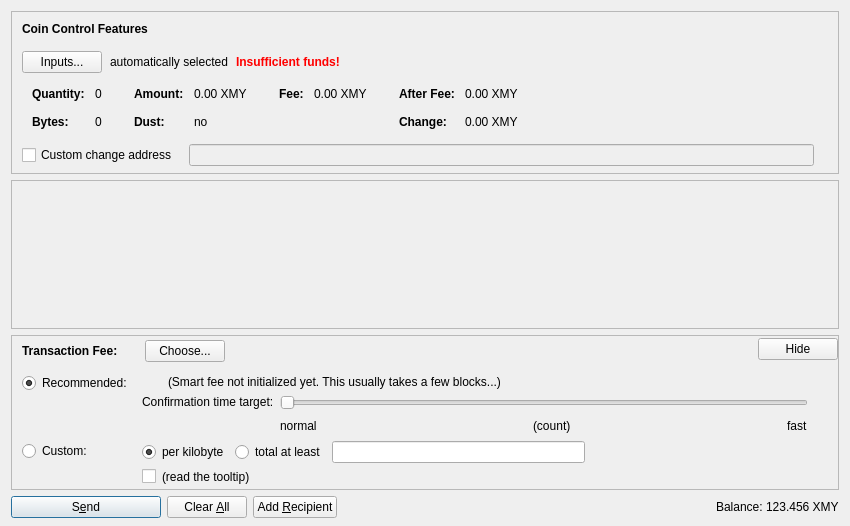
<?xml version="1.0" encoding="UTF-8"?>
<ui version="4.0">
 <class>SendCoinsDialog</class>
 <widget class="QDialog" name="SendCoinsDialog">
  <property name="geometry">
   <rect>
    <x>0</x>
    <y>0</y>
    <width>850</width>
    <height>526</height>
   </rect>
  </property>
  <property name="windowTitle">
   <string>Send Coins</string>
  </property>
  <layout class="QVBoxLayout" name="verticalLayout" stretch="0,1,0,0">
   <property name="bottomMargin">
    <number>8</number>
   </property>
   <item>
    <widget class="QFrame" name="frameCoinControl">
     <property name="sizePolicy">
      <sizepolicy hsizetype="Expanding" vsizetype="Expanding">
       <horstretch>0</horstretch>
       <verstretch>0</verstretch>
      </sizepolicy>
     </property>
     <property name="maximumSize">
      <size>
       <width>16777215</width>
       <height>16777215</height>
      </size>
     </property>
     <property name="frameShape">
      <enum>QFrame::StyledPanel</enum>
     </property>
     <property name="frameShadow">
      <enum>QFrame::Sunken</enum>
     </property>
     <layout class="QVBoxLayout" name="verticalLayoutCoinControl2">
      <property name="spacing">
       <number>0</number>
      </property>
      <property name="leftMargin">
       <number>0</number>
      </property>
      <property name="topMargin">
       <number>0</number>
      </property>
      <property name="rightMargin">
       <number>0</number>
      </property>
      <property name="bottomMargin">
       <number>6</number>
      </property>
      <item>
       <layout class="QVBoxLayout" name="verticalLayoutCoinControl" stretch="0,0,0,0,1">
        <property name="spacing">
         <number>0</number>
        </property>
        <property name="leftMargin">
         <number>10</number>
        </property>
        <property name="topMargin">
         <number>10</number>
        </property>
        <item>
         <layout class="QHBoxLayout" name="horizontalLayoutCoinControl1">
          <property name="bottomMargin">
           <number>15</number>
          </property>
          <item>
           <widget class="QLabel" name="labelCoinControlFeatures">
            <property name="sizePolicy">
             <sizepolicy hsizetype="Preferred" vsizetype="Maximum">
              <horstretch>0</horstretch>
              <verstretch>0</verstretch>
             </sizepolicy>
            </property>
            <property name="font">
             <font>
              <weight>75</weight>
              <bold>true</bold>
             </font>
            </property>
            <property name="styleSheet">
             <string notr="true">font-weight:bold;</string>
            </property>
            <property name="text">
             <string>Coin Control Features</string>
            </property>
           </widget>
          </item>
         </layout>
        </item>
        <item>
         <layout class="QHBoxLayout" name="horizontalLayoutCoinControl2" stretch="0,0,0,0">
          <property name="spacing">
           <number>8</number>
          </property>
          <property name="bottomMargin">
           <number>10</number>
          </property>
          <item>
           <widget class="QPushButton" name="pushButtonCoinControl">
            <property name="styleSheet">
             <string notr="true"/>
            </property>
            <property name="text">
             <string>Inputs...</string>
            </property>
            <property name="autoDefault">
             <bool>false</bool>
            </property>
           </widget>
          </item>
          <item>
           <widget class="QLabel" name="labelCoinControlAutomaticallySelected">
            <property name="text">
             <string>automatically selected</string>
            </property>
            <property name="margin">
             <number>5</number>
            </property>
           </widget>
          </item>
          <item>
           <widget class="QLabel" name="labelCoinControlInsuffFunds">
            <property name="font">
             <font>
              <weight>75</weight>
              <bold>true</bold>
             </font>
            </property>
            <property name="styleSheet">
             <string notr="true">color:red;font-weight:bold;</string>
            </property>
            <property name="text">
             <string>Insufficient funds!</string>
            </property>
            <property name="margin">
             <number>5</number>
            </property>
           </widget>
          </item>
          <item>
           <spacer name="horizontalSpacerCoinControl">
            <property name="orientation">
             <enum>Qt::Horizontal</enum>
            </property>
            <property name="sizeHint" stdset="0">
             <size>
              <width>40</width>
              <height>1</height>
             </size>
            </property>
           </spacer>
          </item>
         </layout>
        </item>
        <item>
         <widget class="QWidget" name="widgetCoinControl" native="true">
          <property name="sizePolicy">
           <sizepolicy hsizetype="Preferred" vsizetype="Preferred">
            <horstretch>0</horstretch>
            <verstretch>0</verstretch>
           </sizepolicy>
          </property>
          <property name="minimumSize">
           <size>
            <width>0</width>
            <height>0</height>
           </size>
          </property>
          <property name="styleSheet">
           <string notr="true"/>
          </property>
          <layout class="QHBoxLayout" name="horizontalLayoutCoinControl5">
           <property name="leftMargin">
            <number>0</number>
           </property>
           <property name="topMargin">
            <number>0</number>
           </property>
           <property name="rightMargin">
            <number>0</number>
           </property>
           <property name="bottomMargin">
            <number>0</number>
           </property>
           <item>
            <layout class="QHBoxLayout" name="horizontalLayoutCoinControl3" stretch="0,0,0,1">
             <property name="spacing">
              <number>20</number>
             </property>
             <property name="topMargin">
              <number>0</number>
             </property>
             <property name="bottomMargin">
              <number>10</number>
             </property>
             <item>
              <layout class="QFormLayout" name="formLayoutCoinControl1">
               <property name="horizontalSpacing">
                <number>10</number>
               </property>
               <property name="verticalSpacing">
                <number>14</number>
               </property>
               <property name="leftMargin">
                <number>10</number>
               </property>
               <property name="topMargin">
                <number>4</number>
               </property>
               <property name="rightMargin">
                <number>6</number>
               </property>
               <item row="0" column="0">
                <widget class="QLabel" name="labelCoinControlQuantityText">
                 <property name="font">
                  <font>
                   <weight>75</weight>
                   <bold>true</bold>
                  </font>
                 </property>
                 <property name="text">
                  <string>Quantity:</string>
                 </property>
                 <property name="margin">
                  <number>0</number>
                 </property>
                </widget>
               </item>
               <item row="0" column="1">
                <widget class="QLabel" name="labelCoinControlQuantity">
                 <property name="cursor">
                  <cursorShape>IBeamCursor</cursorShape>
                 </property>
                 <property name="contextMenuPolicy">
                  <enum>Qt::ActionsContextMenu</enum>
                 </property>
                 <property name="text">
                  <string notr="true">0</string>
                 </property>
                 <property name="margin">
                  <number>0</number>
                 </property>
                 <property name="textInteractionFlags">
                  <set>Qt::LinksAccessibleByMouse|Qt::TextSelectableByKeyboard|Qt::TextSelectableByMouse</set>
                 </property>
                </widget>
               </item>
               <item row="1" column="0">
                <widget class="QLabel" name="labelCoinControlBytesText">
                 <property name="font">
                  <font>
                   <weight>75</weight>
                   <bold>true</bold>
                  </font>
                 </property>
                 <property name="text">
                  <string>Bytes:</string>
                 </property>
                </widget>
               </item>
               <item row="1" column="1">
                <widget class="QLabel" name="labelCoinControlBytes">
                 <property name="cursor">
                  <cursorShape>IBeamCursor</cursorShape>
                 </property>
                 <property name="contextMenuPolicy">
                  <enum>Qt::ActionsContextMenu</enum>
                 </property>
                 <property name="text">
                  <string notr="true">0</string>
                 </property>
                 <property name="textInteractionFlags">
                  <set>Qt::LinksAccessibleByMouse|Qt::TextSelectableByKeyboard|Qt::TextSelectableByMouse</set>
                 </property>
                </widget>
               </item>
              </layout>
             </item>
             <item>
              <layout class="QFormLayout" name="formLayoutCoinControl2">
               <property name="horizontalSpacing">
                <number>10</number>
               </property>
               <property name="verticalSpacing">
                <number>14</number>
               </property>
               <property name="leftMargin">
                <number>6</number>
               </property>
               <property name="topMargin">
                <number>4</number>
               </property>
               <property name="rightMargin">
                <number>6</number>
               </property>
               <item row="0" column="0">
                <widget class="QLabel" name="labelCoinControlAmountText">
                 <property name="font">
                  <font>
                   <weight>75</weight>
                   <bold>true</bold>
                  </font>
                 </property>
                 <property name="text">
                  <string>Amount:</string>
                 </property>
                 <property name="margin">
                  <number>0</number>
                 </property>
                </widget>
               </item>
               <item row="0" column="1">
                <widget class="QLabel" name="labelCoinControlAmount">
                 <property name="cursor">
                  <cursorShape>IBeamCursor</cursorShape>
                 </property>
                 <property name="contextMenuPolicy">
                  <enum>Qt::ActionsContextMenu</enum>
                 </property>
                 <property name="text">
                  <string notr="true">0.00 XMY</string>
                 </property>
                 <property name="textInteractionFlags">
                  <set>Qt::LinksAccessibleByMouse|Qt::TextSelectableByKeyboard|Qt::TextSelectableByMouse</set>
                 </property>
                </widget>
               </item>
               <item row="1" column="0">
                <widget class="QLabel" name="labelCoinControlLowOutputText">
                 <property name="font">
                  <font>
                   <weight>75</weight>
                   <bold>true</bold>
                  </font>
                 </property>
                 <property name="text">
                  <string>Dust:</string>
                 </property>
                </widget>
               </item>
               <item row="1" column="1">
                <widget class="QLabel" name="labelCoinControlLowOutput">
                 <property name="cursor">
                  <cursorShape>IBeamCursor</cursorShape>
                 </property>
                 <property name="contextMenuPolicy">
                  <enum>Qt::ActionsContextMenu</enum>
                 </property>
                 <property name="text">
                  <string notr="true">no</string>
                 </property>
                 <property name="textInteractionFlags">
                  <set>Qt::LinksAccessibleByMouse|Qt::TextSelectableByKeyboard|Qt::TextSelectableByMouse</set>
                 </property>
                </widget>
               </item>
              </layout>
             </item>
             <item>
              <layout class="QFormLayout" name="formLayoutCoinControl3">
               <property name="horizontalSpacing">
                <number>10</number>
               </property>
               <property name="verticalSpacing">
                <number>14</number>
               </property>
               <property name="leftMargin">
                <number>6</number>
               </property>
               <property name="topMargin">
                <number>4</number>
               </property>
               <property name="rightMargin">
                <number>6</number>
               </property>
               <item row="0" column="0">
                <widget class="QLabel" name="labelCoinControlFeeText">
                 <property name="font">
                  <font>
                   <weight>75</weight>
                   <bold>true</bold>
                  </font>
                 </property>
                 <property name="text">
                  <string>Fee:</string>
                 </property>
                 <property name="margin">
                  <number>0</number>
                 </property>
                </widget>
               </item>
               <item row="0" column="1">
                <widget class="QLabel" name="labelCoinControlFee">
                 <property name="cursor">
                  <cursorShape>IBeamCursor</cursorShape>
                 </property>
                 <property name="contextMenuPolicy">
                  <enum>Qt::ActionsContextMenu</enum>
                 </property>
                 <property name="text">
                  <string notr="true">0.00 XMY</string>
                 </property>
                 <property name="textInteractionFlags">
                  <set>Qt::LinksAccessibleByMouse|Qt::TextSelectableByKeyboard|Qt::TextSelectableByMouse</set>
                 </property>
                </widget>
               </item>
              </layout>
             </item>
             <item>
              <layout class="QFormLayout" name="formLayoutCoinControl4">
               <property name="horizontalSpacing">
                <number>10</number>
               </property>
               <property name="verticalSpacing">
                <number>14</number>
               </property>
               <property name="leftMargin">
                <number>6</number>
               </property>
               <property name="topMargin">
                <number>4</number>
               </property>
               <property name="rightMargin">
                <number>6</number>
               </property>
               <item row="0" column="0">
                <widget class="QLabel" name="labelCoinControlAfterFeeText">
                 <property name="font">
                  <font>
                   <weight>75</weight>
                   <bold>true</bold>
                  </font>
                 </property>
                 <property name="text">
                  <string>After Fee:</string>
                 </property>
                 <property name="margin">
                  <number>0</number>
                 </property>
                </widget>
               </item>
               <item row="0" column="1">
                <widget class="QLabel" name="labelCoinControlAfterFee">
                 <property name="cursor">
                  <cursorShape>IBeamCursor</cursorShape>
                 </property>
                 <property name="contextMenuPolicy">
                  <enum>Qt::ActionsContextMenu</enum>
                 </property>
                 <property name="text">
                  <string notr="true">0.00 XMY</string>
                 </property>
                 <property name="textInteractionFlags">
                  <set>Qt::LinksAccessibleByMouse|Qt::TextSelectableByKeyboard|Qt::TextSelectableByMouse</set>
                 </property>
                </widget>
               </item>
               <item row="1" column="0">
                <widget class="QLabel" name="labelCoinControlChangeText">
                 <property name="font">
                  <font>
                   <weight>75</weight>
                   <bold>true</bold>
                  </font>
                 </property>
                 <property name="text">
                  <string>Change:</string>
                 </property>
                </widget>
               </item>
               <item row="1" column="1">
                <widget class="QLabel" name="labelCoinControlChange">
                 <property name="cursor">
                  <cursorShape>IBeamCursor</cursorShape>
                 </property>
                 <property name="contextMenuPolicy">
                  <enum>Qt::ActionsContextMenu</enum>
                 </property>
                 <property name="text">
                  <string notr="true">0.00 XMY</string>
                 </property>
                 <property name="textInteractionFlags">
                  <set>Qt::LinksAccessibleByMouse|Qt::TextSelectableByKeyboard|Qt::TextSelectableByMouse</set>
                 </property>
                </widget>
               </item>
              </layout>
             </item>
            </layout>
           </item>
          </layout>
         </widget>
        </item>
        <item>
         <layout class="QHBoxLayout" name="horizontalLayoutCoinControl4" stretch="0,0,0">
          <property name="spacing">
           <number>12</number>
          </property>
          <property name="sizeConstraint">
           <enum>QLayout::SetDefaultConstraint</enum>
          </property>
          <property name="topMargin">
           <number>5</number>
          </property>
          <property name="rightMargin">
           <number>5</number>
          </property>
          <item>
           <widget class="QCheckBox" name="checkBoxCoinControlChange">
            <property name="toolTip">
             <string>If this is activated, but the change address is empty or invalid, change will be sent to a newly generated address.</string>
            </property>
            <property name="text">
             <string>Custom change address</string>
            </property>
           </widget>
          </item>
          <item>
           <widget class="QValidatedLineEdit" name="lineEditCoinControlChange">
            <property name="enabled">
             <bool>false</bool>
            </property>
            <property name="sizePolicy">
             <sizepolicy hsizetype="Expanding" vsizetype="Fixed">
              <horstretch>0</horstretch>
              <verstretch>0</verstretch>
             </sizepolicy>
            </property>
           </widget>
          </item>
          <item>
           <widget class="QLabel" name="labelCoinControlChangeLabel">
            <property name="sizePolicy">
             <sizepolicy hsizetype="Preferred" vsizetype="Expanding">
              <horstretch>0</horstretch>
              <verstretch>0</verstretch>
             </sizepolicy>
            </property>
            <property name="minimumSize">
             <size>
              <width>0</width>
              <height>0</height>
             </size>
            </property>
            <property name="text">
             <string/>
            </property>
            <property name="margin">
             <number>3</number>
            </property>
           </widget>
          </item>
         </layout>
        </item>
        <item>
         <spacer name="verticalSpacerCoinControl">
          <property name="orientation">
           <enum>Qt::Vertical</enum>
          </property>
          <property name="sizeHint" stdset="0">
           <size>
            <width>800</width>
            <height>1</height>
           </size>
          </property>
         </spacer>
        </item>
       </layout>
      </item>
     </layout>
    </widget>
   </item>
   <item>
    <widget class="QScrollArea" name="scrollArea">
     <property name="widgetResizable">
      <bool>true</bool>
     </property>
     <widget class="QWidget" name="scrollAreaWidgetContents">
      <property name="geometry">
       <rect>
        <x>0</x>
        <y>0</y>
        <width>830</width>
        <height>104</height>
       </rect>
      </property>
      <layout class="QVBoxLayout" name="verticalLayout_2" stretch="0,1">
       <property name="leftMargin">
        <number>0</number>
       </property>
       <property name="topMargin">
        <number>0</number>
       </property>
       <property name="rightMargin">
        <number>0</number>
       </property>
       <property name="bottomMargin">
        <number>0</number>
       </property>
       <item>
        <layout class="QVBoxLayout" name="entries">
         <property name="spacing">
          <number>6</number>
         </property>
        </layout>
       </item>
       <item>
        <spacer name="verticalSpacer">
         <property name="orientation">
          <enum>Qt::Vertical</enum>
         </property>
         <property name="sizeHint" stdset="0">
          <size>
           <width>20</width>
           <height>40</height>
          </size>
         </property>
        </spacer>
       </item>
      </layout>
     </widget>
    </widget>
   </item>
   <item>
    <widget class="QFrame" name="frameFee">
     <property name="sizePolicy">
      <sizepolicy hsizetype="Expanding" vsizetype="Expanding">
       <horstretch>0</horstretch>
       <verstretch>0</verstretch>
      </sizepolicy>
     </property>
     <property name="maximumSize">
      <size>
       <width>16777215</width>
       <height>16777215</height>
      </size>
     </property>
     <property name="frameShape">
      <enum>QFrame::StyledPanel</enum>
     </property>
     <property name="frameShadow">
      <enum>QFrame::Sunken</enum>
     </property>
     <layout class="QVBoxLayout" name="verticalLayoutFee1">
      <property name="spacing">
       <number>0</number>
      </property>
      <property name="leftMargin">
       <number>0</number>
      </property>
      <property name="topMargin">
       <number>0</number>
      </property>
      <property name="rightMargin">
       <number>0</number>
      </property>
      <property name="bottomMargin">
       <number>0</number>
      </property>
      <item>
       <layout class="QVBoxLayout" name="verticalLayoutFee2" stretch="0,0,0">
        <property name="spacing">
         <number>0</number>
        </property>
        <property name="leftMargin">
         <number>10</number>
        </property>
        <property name="topMargin">
         <number>0</number>
        </property>
        <item>
         <layout class="QHBoxLayout" name="horizontalLayoutFee1">
          <property name="bottomMargin">
           <number>0</number>
          </property>
          <item>
           <layout class="QVBoxLayout" name="verticalLayoutFee7">
            <property name="spacing">
             <number>0</number>
            </property>
            <item>
             <spacer name="verticalSpacerSmartFee">
              <property name="orientation">
               <enum>Qt::Vertical</enum>
              </property>
              <property name="sizeType">
               <enum>QSizePolicy::Fixed</enum>
              </property>
              <property name="sizeHint" stdset="0">
               <size>
                <width>1</width>
                <height>4</height>
               </size>
              </property>
             </spacer>
            </item>
            <item>
             <layout class="QHBoxLayout" name="horizontalLayoutSmartFee">
              <property name="spacing">
               <number>10</number>
              </property>
              <item>
               <widget class="QLabel" name="labelFeeHeadline">
                <property name="sizePolicy">
                 <sizepolicy hsizetype="Preferred" vsizetype="Maximum">
                  <horstretch>0</horstretch>
                  <verstretch>0</verstretch>
                 </sizepolicy>
                </property>
                <property name="font">
                 <font>
                  <weight>75</weight>
                  <bold>true</bold>
                 </font>
                </property>
                <property name="styleSheet">
                 <string notr="true">font-weight:bold;</string>
                </property>
                <property name="text">
                 <string>Transaction Fee:</string>
                </property>
               </widget>
              </item>
              <item>
               <widget class="QLabel" name="labelFeeMinimized">
                <property name="text">
                 <string/>
                </property>
               </widget>
              </item>
              <item>
               <widget class="QPushButton" name="buttonChooseFee">
                <property name="text">
                 <string>Choose...</string>
                </property>
               </widget>
              </item>
             </layout>
            </item>
            <item>
             <spacer name="verticalSpacer_5">
              <property name="orientation">
               <enum>Qt::Vertical</enum>
              </property>
              <property name="sizeHint" stdset="0">
               <size>
                <width>1</width>
                <height>1</height>
               </size>
              </property>
             </spacer>
            </item>
           </layout>
          </item>
          <item>
           <spacer name="horizontalSpacer_4">
            <property name="orientation">
             <enum>Qt::Horizontal</enum>
            </property>
            <property name="sizeHint" stdset="0">
             <size>
              <width>40</width>
              <height>20</height>
             </size>
            </property>
           </spacer>
          </item>
          <item>
           <widget class="QPushButton" name="buttonMinimizeFee">
            <property name="toolTip">
             <string>collapse fee-settings</string>
            </property>
            <property name="text">
             <string>Hide</string>
            </property>
           </widget>
          </item>
         </layout>
        </item>
        <item>
         <widget class="QFrame" name="frameFeeSelection">
          <layout class="QVBoxLayout" name="verticalLayoutFee12">
           <property name="spacing">
            <number>0</number>
           </property>
           <property name="leftMargin">
            <number>0</number>
           </property>
           <property name="topMargin">
            <number>0</number>
           </property>
           <property name="rightMargin">
            <number>0</number>
           </property>
           <property name="bottomMargin">
            <number>0</number>
           </property>
           <item>
            <layout class="QGridLayout" name="gridLayoutFee">
             <property name="topMargin">
              <number>10</number>
             </property>
             <property name="bottomMargin">
              <number>4</number>
             </property>
             <property name="horizontalSpacing">
              <number>10</number>
             </property>
             <property name="verticalSpacing">
              <number>4</number>
             </property>
             <item row="1" column="1">
              <layout class="QVBoxLayout" name="verticalLayoutFee8">
               <property name="spacing">
                <number>6</number>
               </property>
               <item>
                <layout class="QHBoxLayout" name="horizontalLayoutFee13">
                 <item>
                  <widget class="QRadioButton" name="radioCustomPerKilobyte">
                   <property name="toolTip">
                    <string>If the custom fee is set to 1000 satoshis and the transaction is only 250 bytes, then &quot;per kilobyte&quot; only pays 250 satoshis in fee, while &quot;total at least&quot; pays 1000 satoshis. For transactions bigger than a kilobyte both pay by kilobyte.</string>
                   </property>
                   <property name="text">
                    <string>per kilobyte</string>
                   </property>
                   <property name="checked">
                    <bool>true</bool>
                   </property>
                   <attribute name="buttonGroup">
                    <string notr="true">groupCustomFee</string>
                   </attribute>
                  </widget>
                 </item>
                 <item>
                  <widget class="QRadioButton" name="radioCustomAtLeast">
                   <property name="toolTip">
                    <string>If the custom fee is set to 1000 satoshis and the transaction is only 250 bytes, then &quot;per kilobyte&quot; only pays 250 satoshis in fee, while &quot;total at least&quot; pays 1000 satoshis. For transactions bigger than a kilobyte both pay by kilobyte.</string>
                   </property>
                   <property name="text">
                    <string>total at least</string>
                   </property>
                   <attribute name="buttonGroup">
                    <string notr="true">groupCustomFee</string>
                   </attribute>
                  </widget>
                 </item>
                 <item>
                  <widget class="BitcoinAmountField" name="customFee"/>
                 </item>
                 <item>
                  <spacer name="horizontalSpacer_6">
                   <property name="orientation">
                    <enum>Qt::Horizontal</enum>
                   </property>
                   <property name="sizeHint" stdset="0">
                    <size>
                     <width>1</width>
                     <height>1</height>
                    </size>
                   </property>
                  </spacer>
                 </item>
                </layout>
               </item>
               <item>
                <layout class="QHBoxLayout" name="horizontalLayoutFee8">
                 <item>
                  <widget class="QCheckBox" name="checkBoxMinimumFee">
                   <property name="toolTip">
                    <string>Paying only the minimum fee is just fine as long as there is less transaction volume than space in the blocks. But be aware that this can end up in a never confirming transaction once there is more demand for Myriad transactions than the network can process.</string>
                   </property>
                   <property name="text">
                    <string/>
                   </property>
                  </widget>
                 </item>
                 <item>
                  <widget class="QLabel" name="labelMinFeeWarning">
                   <property name="enabled">
                    <bool>true</bool>
                   </property>
                   <property name="toolTip">
                    <string>Paying only the minimum fee is just fine as long as there is less transaction volume than space in the blocks. But be aware that this can end up in a never confirming transaction once there is more demand for Myriad transactions than the network can process.</string>
                   </property>
                   <property name="text">
                    <string>(read the tooltip)</string>
                   </property>
                   <property name="margin">
                    <number>5</number>
                   </property>
                  </widget>
                 </item>
                 <item>
                  <spacer name="horizontalSpacer_2">
                   <property name="orientation">
                    <enum>Qt::Horizontal</enum>
                   </property>
                   <property name="sizeHint" stdset="0">
                    <size>
                     <width>1</width>
                     <height>1</height>
                    </size>
                   </property>
                  </spacer>
                 </item>
                </layout>
               </item>
              </layout>
             </item>
             <item row="0" column="0">
              <layout class="QVBoxLayout" name="verticalLayoutFee4" stretch="0,1">
               <item>
                <widget class="QRadioButton" name="radioSmartFee">
                 <property name="text">
                  <string>Recommended:</string>
                 </property>
                 <property name="checked">
                  <bool>true</bool>
                 </property>
                 <attribute name="buttonGroup">
                  <string notr="true">groupFee</string>
                 </attribute>
                </widget>
               </item>
               <item>
                <spacer name="verticalSpacer_2">
                 <property name="orientation">
                  <enum>Qt::Vertical</enum>
                 </property>
                 <property name="sizeHint" stdset="0">
                  <size>
                   <width>1</width>
                   <height>1</height>
                  </size>
                 </property>
                </spacer>
               </item>
              </layout>
             </item>
             <item row="1" column="0">
              <layout class="QVBoxLayout" name="verticalLayoutFee9" stretch="0,1">
               <item>
                <widget class="QRadioButton" name="radioCustomFee">
                 <property name="text">
                  <string>Custom:</string>
                 </property>
                 <attribute name="buttonGroup">
                  <string notr="true">groupFee</string>
                 </attribute>
                </widget>
               </item>
               <item>
                <spacer name="verticalSpacer_6">
                 <property name="orientation">
                  <enum>Qt::Vertical</enum>
                 </property>
                 <property name="sizeHint" stdset="0">
                  <size>
                   <width>1</width>
                   <height>1</height>
                  </size>
                 </property>
                </spacer>
               </item>
              </layout>
             </item>
             <item row="0" column="1">
              <layout class="QVBoxLayout" name="verticalLayoutFee3" stretch="0,0,1">
               <property name="spacing">
                <number>6</number>
               </property>
               <property name="topMargin">
                <number>2</number>
               </property>
               <item>
                <layout class="QHBoxLayout" name="horizontalLayoutFee12">
                 <item>
                  <widget class="QLabel" name="labelSmartFee">
                   <property name="text">
                    <string/>
                   </property>
                   <property name="margin">
                    <number>2</number>
                   </property>
                  </widget>
                 </item>
                 <item>
                  <widget class="QLabel" name="labelFeeEstimation">
                   <property name="text">
                    <string/>
                   </property>
                  </widget>
                 </item>
                 <item>
                  <widget class="QLabel" name="labelSmartFee2">
                   <property name="text">
                    <string>(Smart fee not initialized yet. This usually takes a few blocks...)</string>
                   </property>
                   <property name="margin">
                    <number>2</number>
                   </property>
                  </widget>
                 </item>
                 <item>
                  <spacer name="horizontalSpacer_5">
                   <property name="orientation">
                    <enum>Qt::Horizontal</enum>
                   </property>
                   <property name="sizeHint" stdset="0">
                    <size>
                     <width>1</width>
                     <height>1</height>
                    </size>
                   </property>
                  </spacer>
                 </item>
                </layout>
               </item>
               <item>
                <layout class="QHBoxLayout" name="horizontalLayoutFee9">
                 <item>
                  <layout class="QVBoxLayout" name="verticalLayoutFee6">
                   <item>
                    <widget class="QLabel" name="labelSmartFee3">
                     <property name="text">
                      <string>Confirmation time target:</string>
                     </property>
                     <property name="margin">
                      <number>2</number>
                     </property>
                    </widget>
                   </item>
                   <item>
                    <spacer name="verticalSpacer_3">
                     <property name="orientation">
                      <enum>Qt::Vertical</enum>
                     </property>
                     <property name="sizeHint" stdset="0">
                      <size>
                       <width>1</width>
                       <height>1</height>
                      </size>
                     </property>
                    </spacer>
                   </item>
                  </layout>
                 </item>
                 <item>
                  <layout class="QVBoxLayout" name="verticalLayoutFee5">
                   <property name="rightMargin">
                    <number>30</number>
                   </property>
                   <item>
                    <widget class="QSlider" name="sliderSmartFee">
                     <property name="minimum">
                      <number>0</number>
                     </property>
                     <property name="maximum">
                      <number>23</number>
                     </property>
                     <property name="pageStep">
                      <number>1</number>
                     </property>
                     <property name="value">
                      <number>0</number>
                     </property>
                     <property name="orientation">
                      <enum>Qt::Horizontal</enum>
                     </property>
                     <property name="invertedAppearance">
                      <bool>false</bool>
                     </property>
                     <property name="invertedControls">
                      <bool>false</bool>
                     </property>
                     <property name="tickPosition">
                      <enum>QSlider::NoTicks</enum>
                     </property>
                    </widget>
                   </item>
                   <item>
                    <layout class="QHBoxLayout" name="horizontalLayoutFee10">
                     <item>
                      <widget class="QLabel" name="labelSmartFeeNormal">
                       <property name="text">
                        <string>normal</string>
                       </property>
                      </widget>
                     </item>
                     <item>
                      <spacer name="horizontalSpacer_7">
                       <property name="orientation">
                        <enum>Qt::Horizontal</enum>
                       </property>
                       <property name="sizeHint" stdset="0">
                        <size>
                         <width>40</width>
                         <height>20</height>
                        </size>
                       </property>
                      </spacer>
                     </item>
                     <item>
                      <widget class="QLabel" name="confirmationTargetLabel">
                       <property name="text">
                        <string notr="true">(count)</string>
                       </property>
                      </widget>
                     </item>
                     <item>
                      <spacer name="horizontalSpacer_3">
                       <property name="orientation">
                        <enum>Qt::Horizontal</enum>
                       </property>
                       <property name="sizeHint" stdset="0">
                        <size>
                         <width>40</width>
                         <height>20</height>
                        </size>
                       </property>
                      </spacer>
                     </item>
                     <item>
                      <widget class="QLabel" name="labelSmartFeeFast">
                       <property name="text">
                        <string>fast</string>
                       </property>
                      </widget>
                     </item>
                    </layout>
                   </item>
                  </layout>
                 </item>
                </layout>
               </item>
               <item>
                <spacer name="verticalSpacer_4">
                 <property name="orientation">
                  <enum>Qt::Vertical</enum>
                 </property>
                 <property name="sizeHint" stdset="0">
                  <size>
                   <width>1</width>
                   <height>1</height>
                  </size>
                 </property>
                </spacer>
               </item>
              </layout>
             </item>
            </layout>
           </item>
          </layout>
         </widget>
        </item>
        <item>
         <spacer name="verticalSpacerFee">
          <property name="orientation">
           <enum>Qt::Vertical</enum>
          </property>
          <property name="sizeHint" stdset="0">
           <size>
            <width>800</width>
            <height>1</height>
           </size>
          </property>
         </spacer>
        </item>
       </layout>
      </item>
     </layout>
    </widget>
   </item>
   <item>
    <layout class="QHBoxLayout" name="horizontalLayout">
     <item>
      <widget class="QPushButton" name="sendButton">
       <property name="minimumSize">
        <size>
         <width>150</width>
         <height>0</height>
        </size>
       </property>
       <property name="toolTip">
        <string>Confirm the send action</string>
       </property>
       <property name="text">
        <string>S&amp;end</string>
       </property>
       <property name="icon">
        <iconset resource="../bitcoin.qrc">
         <normaloff>:/icons/send</normaloff>:/icons/send</iconset>
       </property>
       <property name="autoDefault">
        <bool>false</bool>
       </property>
       <property name="default">
        <bool>true</bool>
       </property>
      </widget>
     </item>
     <item>
      <widget class="QPushButton" name="clearButton">
       <property name="sizePolicy">
        <sizepolicy hsizetype="Minimum" vsizetype="Fixed">
         <horstretch>0</horstretch>
         <verstretch>0</verstretch>
        </sizepolicy>
       </property>
       <property name="toolTip">
        <string>Clear all fields of the form.</string>
       </property>
       <property name="text">
        <string>Clear &amp;All</string>
       </property>
       <property name="icon">
        <iconset resource="../bitcoin.qrc">
         <normaloff>:/icons/remove</normaloff>:/icons/remove</iconset>
       </property>
       <property name="autoDefault">
        <bool>false</bool>
       </property>
      </widget>
     </item>
     <item>
      <widget class="QPushButton" name="addButton">
       <property name="toolTip">
        <string>Send to multiple recipients at once</string>
       </property>
       <property name="text">
        <string>Add &amp;Recipient</string>
       </property>
       <property name="icon">
        <iconset resource="../bitcoin.qrc">
         <normaloff>:/icons/add</normaloff>:/icons/add</iconset>
       </property>
       <property name="autoDefault">
        <bool>false</bool>
       </property>
      </widget>
     </item>
     <item>
      <spacer name="horizontalSpacer">
       <property name="orientation">
        <enum>Qt::Horizontal</enum>
       </property>
       <property name="sizeHint" stdset="0">
        <size>
         <width>40</width>
         <height>20</height>
        </size>
       </property>
      </spacer>
     </item>
     <item>
      <layout class="QHBoxLayout" name="horizontalLayout_2">
       <property name="spacing">
        <number>3</number>
       </property>
       <item>
        <widget class="QLabel" name="label">
         <property name="sizePolicy">
          <sizepolicy hsizetype="Preferred" vsizetype="Fixed">
           <horstretch>0</horstretch>
           <verstretch>0</verstretch>
          </sizepolicy>
         </property>
         <property name="text">
          <string>Balance:</string>
         </property>
        </widget>
       </item>
       <item>
        <widget class="QLabel" name="labelBalance">
         <property name="sizePolicy">
          <sizepolicy hsizetype="Preferred" vsizetype="Fixed">
           <horstretch>0</horstretch>
           <verstretch>0</verstretch>
          </sizepolicy>
         </property>
         <property name="cursor">
          <cursorShape>IBeamCursor</cursorShape>
         </property>
         <property name="text">
          <string notr="true">123.456 XMY</string>
         </property>
         <property name="textInteractionFlags">
          <set>Qt::LinksAccessibleByMouse|Qt::TextSelectableByKeyboard|Qt::TextSelectableByMouse</set>
         </property>
        </widget>
       </item>
      </layout>
     </item>
    </layout>
   </item>
  </layout>
 </widget>
 <customwidgets>
  <customwidget>
   <class>QValidatedLineEdit</class>
   <extends>QLineEdit</extends>
   <header>qvalidatedlineedit.h</header>
  </customwidget>
  <customwidget>
   <class>BitcoinAmountField</class>
   <extends>QLineEdit</extends>
   <header>bitcoinamountfield.h</header>
   <container>1</container>
  </customwidget>
 </customwidgets>
 <resources>
  <include location="../bitcoin.qrc"/>
 </resources>
 <connections/>
 <buttongroups>
  <buttongroup name="groupFee"/>
  <buttongroup name="groupCustomFee"/>
 </buttongroups>
</ui>
